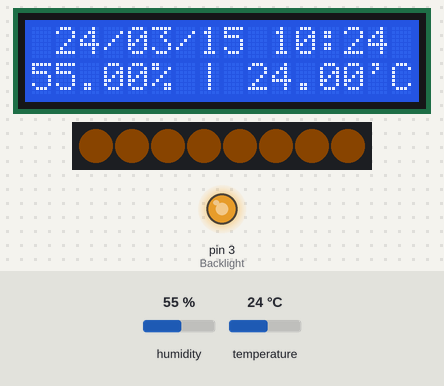
Recording of a sketch running on a simulated Arduino Uno, built with avr-gcc and run on an emulated ATmega328P. Parts: 16×2 character LCD, 8 RGB LEDs in strip order, left to right, output pins drawn as LEDs (lit = HIGH). The inputs (shaded band) are chosen by the test bench; at power-on: temperature 24 °C, humidity 55 %. Dim RGB values are drawn brighter than linear; the local clock reads 2024-03-15 10:24:30 at power-on unless the sketch sets it; EEPROM starts erased; what the sketch prints to the serial monitor is not drawn.

Above: at 1.2 s.
1.3 s: temperature set to 11 °C
At 2.4 s:
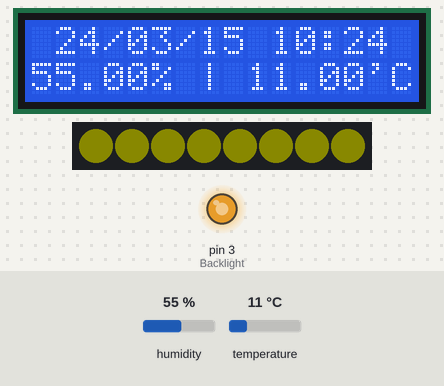
3.7 s: temperature set to 8 °C
At 4.63 s:
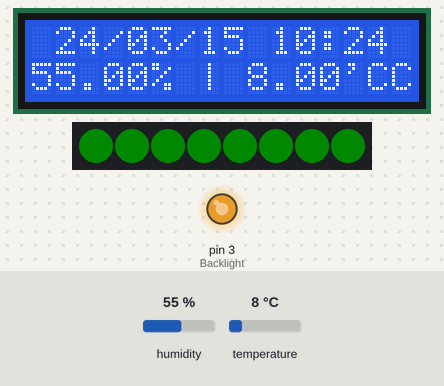
6.3 s: temperature set to 12 °C
At 9.05 s:
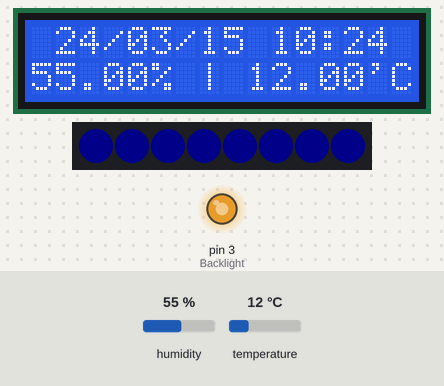
9.5 s: temperature set to 5 °C
At 11.27 s:
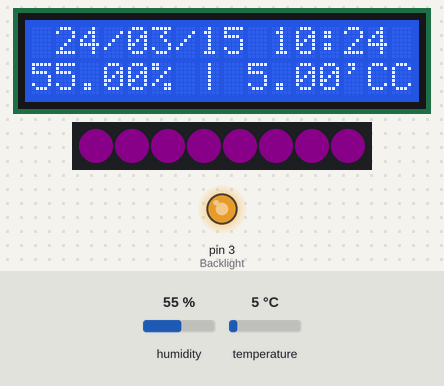
12.2 s: temperature set to 19 °C
At 13.5 s:
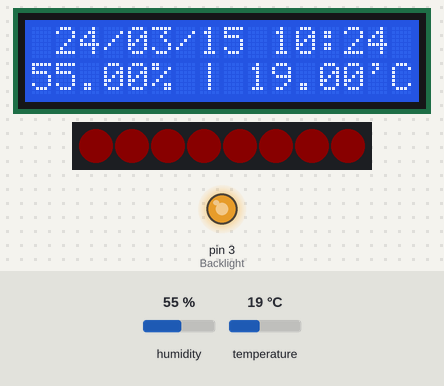
13.8 s: temperature set to 9 °C
At 15.72 s:
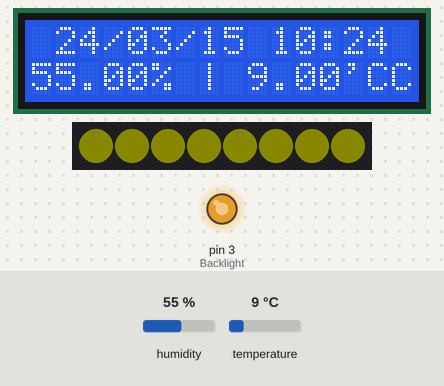
Timing chart, 0 to 17.4 s (numbered marks = the images above; inputs shaded):
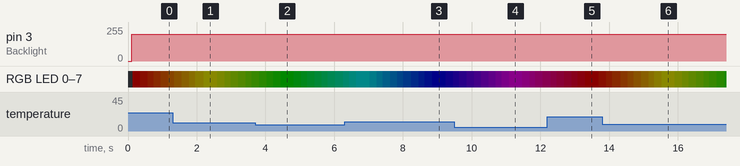

Measured:
- the behaviour switches between 10 and 9 °C on temperature (found by bisection; images 1 and 2)
- after the input at 3.7 s, the display: first differs from a run without the input after 0.48 s (image 2 shows a later state)
- after the input at 6.3 s, the display: first differs from a run without the input after 1.9 s (image 3 shows a later state)
- after the input at 9.5 s, the display: first differs from a run without the input after 0.78 s (image 4 shows a later state)
- after the input at 12.2 s, the display: first changes after 0.11 s (image 5 shows a later state)
- after the input at 13.8 s, the display: first differs from a run without the input after 0.53 s (image 6 shows a later state)

The sketch:

moonlight_bluetooth3.ino
```cpp
#include "DHT.h"
#include <LiquidCrystal_I2C.h>
#include <DS1307RTC.h>
#include <Wire.h>
#include <Adafruit_NeoPixel.h>
#ifdef __AVR__
  #include <avr/power.h>
#endif
#include <EEPROM.h>
#include <SoftwareSerial.h>

// 변수 선언
#define DHTPIN 2 // int DHTPIN = 2;
#define DHTTYPE DHT11

#define Backlight 3

#define Neo 4
int NEOPIXELS =  8;

// EEEPROM index
#define ld_index 0
#define ln_index 1
#define nd_index 2
#define nn_index 3
#define nR 4
#define nG 5
#define nB 6

#define BT_RXD 9
#define BT_TXD 8
SoftwareSerial bluetooth(BT_RXD, BT_TXD);

// Bluetooth 제어 모드 on/off
bool blue_flag = false;

// 센서 설정
DHT dht(DHTPIN, DHTTYPE);

LiquidCrystal_I2C lcd(0x27, 16, 2);

tmElements_t tm;

Adafruit_NeoPixel pixels(NEOPIXELS, Neo, NEO_GRB + NEO_KHZ800);

int lcd_day;
int lcd_night;
int neo_day;
int neo_night;
int neo_R;
int neo_G;
int neo_B;

//functions
String alt2digits(int number) {
  // tm.Hour, Minute ... 등 tm 라이브러리의 명령어 출력 결과는 1 -> 1 로 나옵니다.
  // 보기 좋게 출력하기 위하 1 -> 01 등으로 출력 되도록 number 가 0~9 의 값이면 number앞에 0을 붙여줍니다.
  // 01 과 같이 형태를 유지하기 위해 number의 type을 string로 바꿉니다.
  String num;
  if (number >= 0 && number < 10) {
    num = '0' + String(number);
  }
  else{
    num = String(number);
  }
  return num;
}

void ShowAllPixels(uint32_t color){
  for(int i=0; i<NEOPIXELS; i++){
    pixels.setPixelColor(i, color);
  }
}

void RainbowNeo(){

    if (neo_R == 255 && neo_G < 255 && neo_B == 0){
      neo_G+=5;
    }
    else if (neo_R > 0 && neo_G == 255){
      neo_R-=5;
    }
    else if (neo_G == 255 && neo_B < 255){
      neo_B+=5;
    }
    else if ( neo_G > 0 && neo_B == 255){
      neo_G-=5;
    }
    else if (neo_R < 255 && neo_B == 255){
      neo_R+=5;
    }
    else if (neo_R == 255 && neo_B > 0){
      neo_B-=5;
    }
    else{}
    Serial.print(neo_R); Serial.print(neo_G); Serial.println(neo_B);
}

void setup() {
  Serial.begin(9600); // 시리얼 모니터와 9600의 보드레이트로 통신(1초당 신호 전송 속도)
  bluetooth.begin(9600);
  // EEPROM에 저장된 값 불러오기
  if (EEPROM.read(ld_index) == 0){
    // LCD 밝기
    lcd_day = EEPROM.read(ld_index);
    lcd_night = EEPROM.read(ln_index);
    // NeoPixels 밝기
    neo_day = EEPROM.read(nd_index);
    neo_night = EEPROM.read(nd_index);
  }
  else{
    lcd_day = 200;
    lcd_night = 10;
    // NeoPixels 밝기
    neo_day = 10;
    neo_night = 20;
    // NeoPixels R, G, B 값
    neo_R = 255;
    neo_G = 0;
    neo_B = 0;
  }

  dht.begin();

  lcd.init(); // I2C LCD를 초기화
  lcd.backlight(); // I2C LCD의 백라이트를 켬

  pinMode(Backlight, OUTPUT);

  pixels.begin(); // neopixel strip 초기화
}

bool RTC_flag = false;

void loop() {
  //delay(1000); // 1초 기다림(ms 단위)

  float hum = dht.readHumidity();
  float temp = dht.readTemperature(); // parameter에 True를 넘기면 화씨로 나옴

  String H, M, S;

  pixels.show();
  ShowAllPixels(pixels.Color(neo_R, neo_G, neo_B));
  RainbowNeo();

  if (bluetooth.available())
  {
    String tot = bluetooth.readStringUntil('#');
    String key_ = tot.substring(0,1);
    char key = key_.charAt(0);
    String value = tot.substring(1);


    if (key == 'o'){
      blue_flag = true;
    }
    else if (key == 'x'){
      blue_flag = false;
    }

    if (blue_flag){
      if (key == '1'){
        // brightness of lcd(day)
        lcd_day = value.toInt();
      }
      else if (key == '2'){
        // brightness of lcd(night)
        lcd_night = value.toInt();
      }
      else if (key == '3'){
        // brightness of neo(day)
        neo_day = value.toInt();
      }
      else if (key == '4'){
        // brightness of neo(night)
        neo_night = value.toInt();
      }
      else if (key == 'r'){
        neo_R = value.toInt();
      }
      else if (key == 'g'){
        neo_G = value.toInt();
      }
      else if (key == 'b'){
        neo_B = value.toInt();
      }
    }
  }

  if (RTC.read(tm)) {
   H = alt2digits(tm.Hour);
   M = alt2digits(tm.Minute);
   S = alt2digits(tm.Second);
   String Year = String(tmYearToCalendar(tm.Year)).substring(2,4);
   String Mon = alt2digits(tm.Month);
   String Day = alt2digits(tm.Day);
   lcd.setCursor(1, 0); // 첫째줄에 한칸 띄워 작성
   lcd.print(Year); lcd.print('/'); lcd.print(Mon); lcd.print('/'); lcd.print(Day); lcd.print(' ');
   lcd.print(H);  lcd.print(':'); lcd.print(M);
   RTC_flag = true;
  }
  if (RTC_flag) {
    int Hour;
    Hour = H.toInt();

    if (Hour > 6 && Hour < 18) {
      analogWrite(Backlight, lcd_day);
      pixels.setBrightness(neo_day);
    }
   else{
      analogWrite(Backlight, lcd_night);
      pixels.setBrightness(neo_night);
   }
  }

  if (isnan(hum) || isnan(temp)) {
    Serial.println("Failed to read from DHT sensor!"); // print는 띄어쓰기 없고 ln 은 있음
    return;
  }
  lcd.setCursor(0, 1); // 둘째줄에 작성
  lcd.print(hum); lcd.print("% | "); lcd.print(temp); lcd.print("'C");

  EEPROM.write(ld_index, lcd_day);
  EEPROM.write(ln_index, lcd_night);
  EEPROM.write(nd_index, neo_day);
  EEPROM.write(nn_index, neo_night);
}
```
